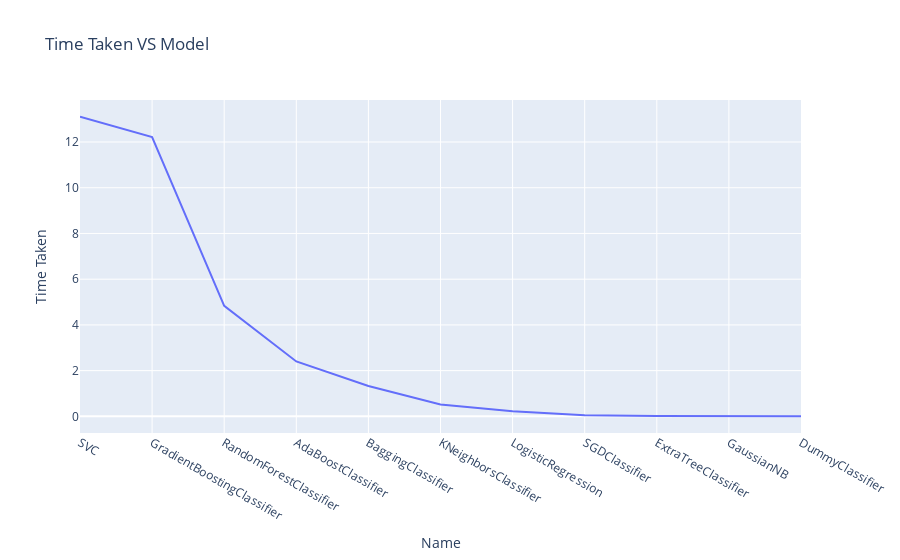

The notebook cell this image was saved under:
### Code cell
model_df.sort_values(by = 'Time Taken',ascending = False,inplace = True)
fig = px.line(model_df, x="Name", y="Time Taken", title='Time Taken VS Model')
fig.show()

### Figure 1 — Plotly figure (JSON) as saved in the notebook; plotly's stock layout.template omitted (floating-point values rounded to 4 significant figures)
{"data": [{"hovertemplate": "Name=%{x}<br>Time Taken=%{y}<extra></extra>", "legendgroup": "", "line": {"color": "#636efa", "dash": "solid"}, "marker": {"symbol": "circle"}, "mode": "lines", "name": "", "orientation": "v", "showlegend": false, "type": "scatter", "x": ["SVC", "GradientBoostingClassifier", "RandomForestClassifier", "AdaBoostClassifier", "BaggingClassifier", "KNeighborsClassifier", "LogisticRegression", "SGDClassifier", "ExtraTreeClassifier", "GaussianNB", "DummyClassifier"], "xaxis": "x", "y": [13.11, 12.22, 4.832, 2.402, 1.331, 0.5201, 0.2249, 0.04559, 0.01146, 0.008209, 0.0006547], "yaxis": "y"}], "layout": {"legend": {"tracegroupgap": 0}, "title": {"text": "Time Taken VS Model"}, "xaxis": {"anchor": "y", "domain": [0, 1], "title": {"text": "Name"}}, "yaxis": {"anchor": "x", "domain": [0, 1], "title": {"text": "Time Taken"}}}}
